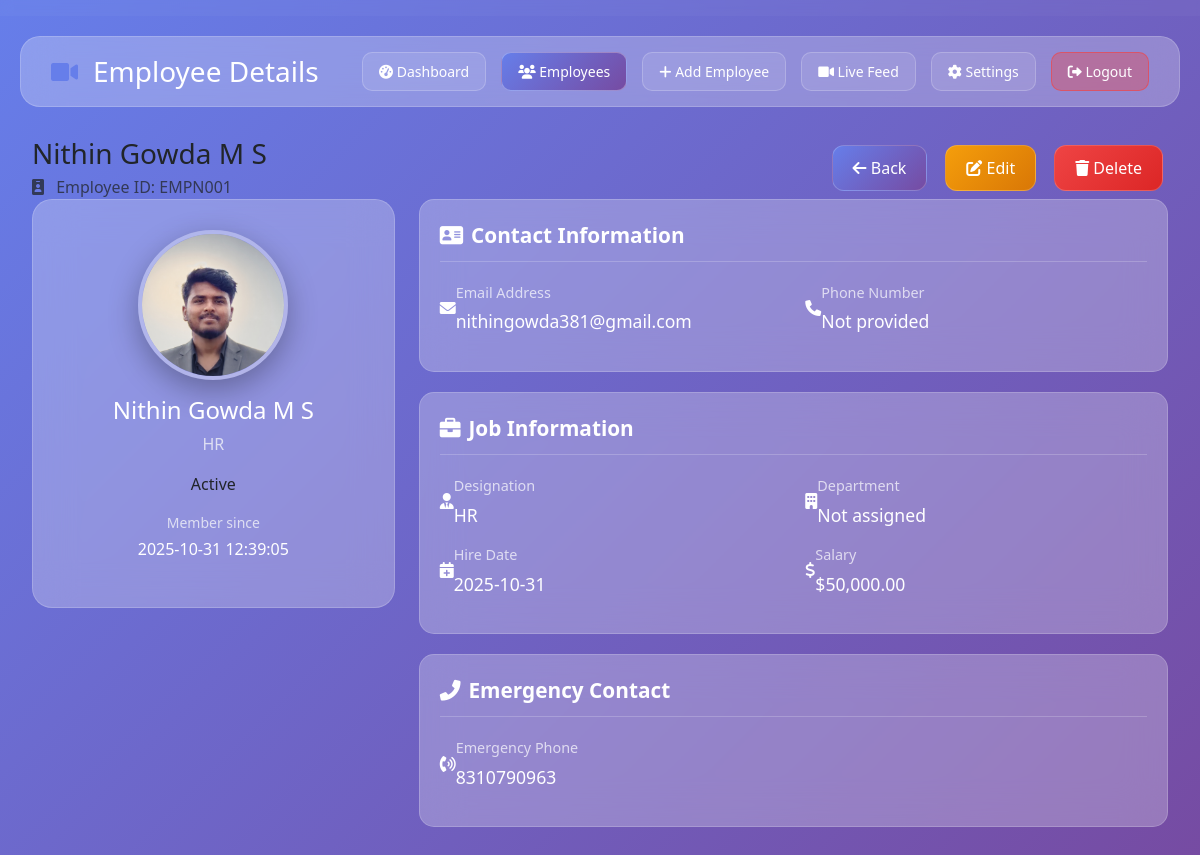
Page /employee/2 (signed in) on the committed database.
### tables this page shows
CREATE TABLE employees (
                id INTEGER PRIMARY KEY AUTOINCREMENT,
                employee_id TEXT UNIQUE NOT NULL,
                first_name TEXT NOT NULL,
                last_name TEXT NOT NULL,
                email TEXT UNIQUE NOT NULL,
                phone TEXT,
                designation TEXT,
                department TEXT,
                hire_date TEXT,
                salary REAL,
                status TEXT DEFAULT 'active',
                profile_photo TEXT,
                address TEXT,
                emergency_contact TEXT,
                emergency_phone TEXT,
                created_at TIMESTAMP DEFAULT CURRENT_TIMESTAMP,
                updated_at TIMESTAMP DEFAULT CURRENT_TIMESTAMP
            );

### app.py (the view)
@app.route('/employee/<int:employee_id>')
@login_required
def view_employee(employee_id):
    employee = db.get_employee_by_id(employee_id)
    if not employee:
        flash('Employee not found', 'error')
        return redirect(url_for('employees'))
    return render_template('view_employee.html', employee=employee)

### templates/view_employee.html (shortened to what this page needs)
<!DOCTYPE html>
<html lang="en">
<head>
    <link href="https://cdn.jsdelivr.net/npm/bootstrap@5.1.3/dist/css/bootstrap.min.css" rel="stylesheet">
    <link rel="stylesheet" href="https://cdnjs.cloudflare.com/ajax/libs/font-awesome/6.0.0/css/all.min.css">
</head>
<body>
    {% include '_logo_header.html' %}
    <div class="main-content">
        <div class="top-nav">
            <div class="nav-brand">
                <i class="fas fa-video" style="color: var(--primary-color); font-size: 24px;"></i>
                <h3 style="margin: 0;">Employee Details</h3>
            </div>
            <div class="nav-links">
                <a href="{{ url_for('dashboard') }}" class="nav-link-btn">
                    <i class="fas fa-tachometer-alt"></i> Dashboard
                </a>
                <a href="{{ url_for('employees') }}" class="nav-link-btn active">
                    <i class="fas fa-users"></i> Employees
                </a>
                <a href="{{ url_for('add_employee') }}" class="nav-link-btn">
                    <i class="fas fa-plus"></i> Add Employee
                </a>
                <a href="{{ url_for('live_feed') }}" class="nav-link-btn">
                    <i class="fas fa-video"></i> Live Feed
                </a>
                <a href="{{ url_for('settings') }}" class="nav-link-btn">
                    <i class="fas fa-cog"></i> Settings
                </a>
                <a href="{{ url_for('auth.logout') }}" class="nav-link-btn" style="background: rgba(255, 59, 48, 0.3); border-color: rgba(255, 59, 48, 0.5);">
                    <i class="fas fa-sign-out-alt"></i> Logout
                </a>
            </div>
        </div>
        <div class="container-fluid">
            <div class="page-header">
                <div class="d-flex justify-content-between align-items-center">
                    <div>
                        <h1 class="h3 mb-1">{{ employee.first_name }} {{ employee.last_name }}</h1>
                        <p class="mb-0 opacity-75">
                            <i class="fas fa-id-badge me-2"></i>
                            Employee ID: {{ employee.employee_id }}
                        </p>
                    </div>
                        <div class="d-flex gap-2">
                            <a href="{{ url_for('employees') }}" class="btn-glass btn-primary">
                                <i class="fas fa-arrow-left"></i> Back
                            </a>
                            <a href="{{ url_for('edit_employee', employee_id=employee.id) }}" class="btn-glass btn-warning">
                                <i class="fas fa-edit"></i> Edit
                            </a>
                            <button class="btn-glass btn-danger" data-employee-id="{{ employee.id }}" id="deleteButton">
                                <i class="fas fa-trash"></i> Delete
                            </button>
                        </div>
                </div>
            </div>
            <div class="row">
                <div class="col-lg-4 mb-4">
                    <div class="employee-profile text-center">
                        {% set __photo = employee.profile_photo or employee.photo_path %}
                        {% if __photo %}
                            <img src="{{ url_for('static', filename=__photo) }}"
                                 alt="{{ employee.first_name }}" class="profile-photo mb-3">
                        {% else %}
                            <div class="profile-placeholder mb-3">
                                {{ (employee.first_name or '')[:1] }}{{ (employee.last_name or '')[:1] }}
                            </div>
                        {% endif %}
                        <h4 class="text-white mb-2">{{ employee.first_name }} {{ employee.last_name }}</h4>
                        <p class="text-light opacity-75 mb-3">{{ employee.designation or 'No designation assigned' }}</p>
                        <div class="mb-3">
                            <span class="status-badge status-{{ employee.status }}">
                                {{ employee.status.title() }}
                            </span>
                        </div>
                        <div class="text-center">
                            <p class="small text-light opacity-75 mb-1">Member since</p>
                            <p class="text-white">{{ employee.created_at or 'Not available' }}</p>
                        </div>
                    </div>
                </div>
                <div class="col-lg-8">
                    <div class="info-card">
                        <div class="section-title">
                            <i class="fas fa-address-card me-2"></i>Contact Information
                        </div>
                        <div class="row">
                            <div class="col-md-6 mb-3">
                                <div class="d-flex align-items-center">
                                    <div class="icon-box">
                                        <i class="fas fa-envelope"></i>
                                    </div>
                                    <div>
                                        <div class="info-label">Email Address</div>
                                        <div class="info-value">{{ employee.email or 'Not provided' }}</div>
                                    </div>
                                </div>
                            </div>
                            <div class="col-md-6 mb-3">
                                <div class="d-flex align-items-center">
                                    <div class="icon-box">
                                        <i class="fas fa-phone"></i>
                                    </div>
                                    <div>
                                        <div class="info-label">Phone Number</div>
                                        <div class="info-value">{{ employee.phone or 'Not provided' }}</div>
                                    </div>
                                </div>
                            </div>
                        </div>
                    </div>
                    <div class="info-card">
                        <div class="section-title">
                            <i class="fas fa-briefcase me-2"></i>Job Information
                        </div>
                        <div class="row">
                            <div class="col-md-6 mb-3">
                                <div class="d-flex align-items-center">
                                    <div class="icon-box">
                                        <i class="fas fa-user-tie"></i>
                                    </div>
                                    <div>
                                        <div class="info-label">Designation</div>
                                        <div class="info-value">{{ employee.designation or 'Not assigned' }}</div>
                                    </div>
                                </div>
                            </div>
                            <div class="col-md-6 mb-3">
                                <div class="d-flex align-items-center">
                                    <div class="icon-box">
                                        <i class="fas fa-building"></i>
                                    </div>
                                    <div>
                                        <div class="info-label">Department</div>
                                        <div class="info-value">{{ employee.department or 'Not assigned' }}</div>
                                    </div>
                                </div>
                            </div>
                        </div>
                        <div class="row">
                            {% if employee.hire_date %}
                            <div class="col-md-6 mb-3">
                                <div class="d-flex align-items-center">
                                    <div class="icon-box">
                                        <i class="fas fa-calendar-plus"></i>
                                    </div>
                                    <div>
                                        <div class="info-label">Hire Date</div>
                                        <div class="info-value">{{ employee.hire_date or 'Not specified' }}</div>
                                    </div>
                                </div>
                            </div>
                            {% endif %}
                            {% if employee.salary %}
                            <div class="col-md-6 mb-3">
                                <div class="d-flex align-items-center">
                                    <div class="icon-box">
                                        <i class="fas fa-dollar-sign"></i>
                                    </div>
                                    <div>
                                        <div class="info-label">Salary</div>
                                        <div class="info-value">${{ "{:,.2f}".format(employee.salary) }}</div>
                                    </div>
                                </div>
                            </div>
                            {% endif %}
                        </div>
                    </div>
                    {% if employee.emergency_contact or employee.emergency_phone %}
                    <div class="info-card">
                        <div class="section-title">
                            <i class="fas fa-phone-alt me-2"></i>Emergency Contact
                        </div>
                        <div class="row">
                            {% if employee.emergency_phone %}
                            <div class="col-md-6 mb-3">
                                <div class="d-flex align-items-center">
                                    <div class="icon-box">
                                        <i class="fas fa-phone-volume"></i>
                                    </div>
                                    <div>
                                        <div class="info-label">Emergency Phone</div>
                                        <div class="info-value">{{ employee.emergency_phone }}</div>
                                    </div>
                                </div>
                            </div>
                            {% endif %}
                        </div>
                    </div>
                    {% endif %}
                </div>
            </div>
        </div>
    </div>
</body>
</html>

### templates/_logo_header.html
    <div class="site-header-bar">
    </div>

### rows in the picture
employees: first_name "Nithin", last_name "Gowda M S", employee_id "EMPN001", profile_photo (picture), designation "HR", status "Active", created_at "2025-10-31 12:39:05", email "nithingowda381@gmail.com", phone "Not provided", department "Not assigned", hire_date "2025-10-31", salary "50,000.00", emergency_phone "8310790963"
